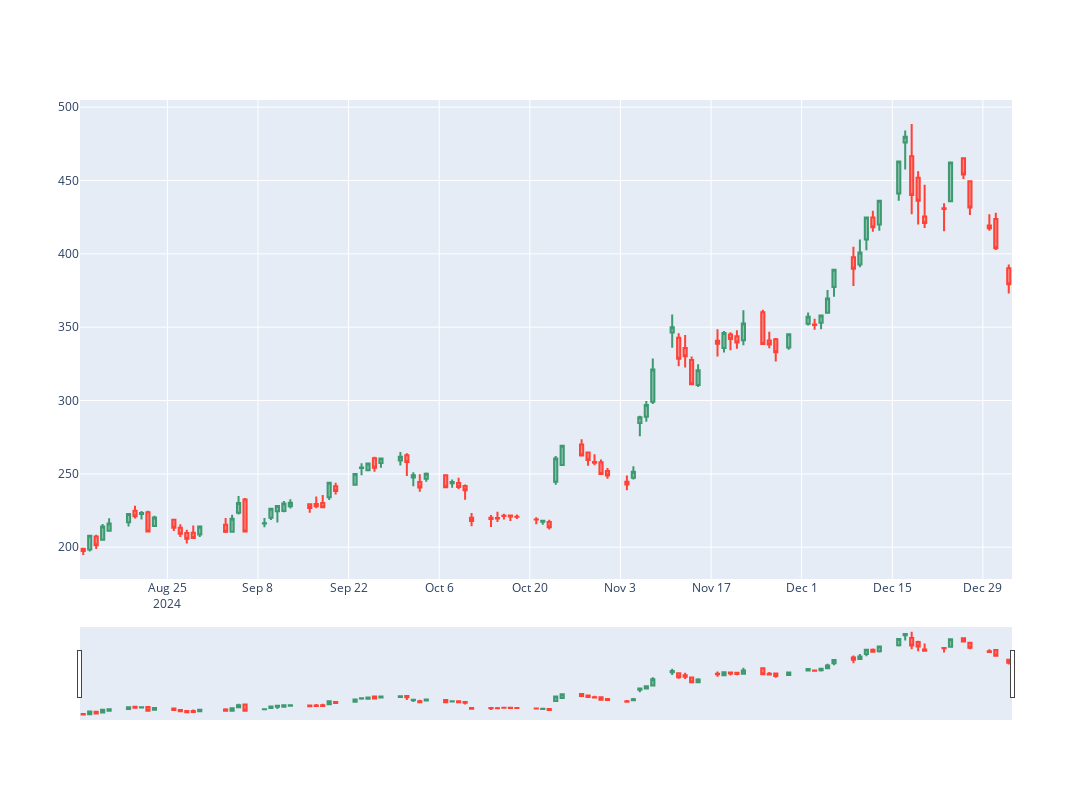

Source (notebook cell):
### Code cell
client.plot_candlestick(df3)
